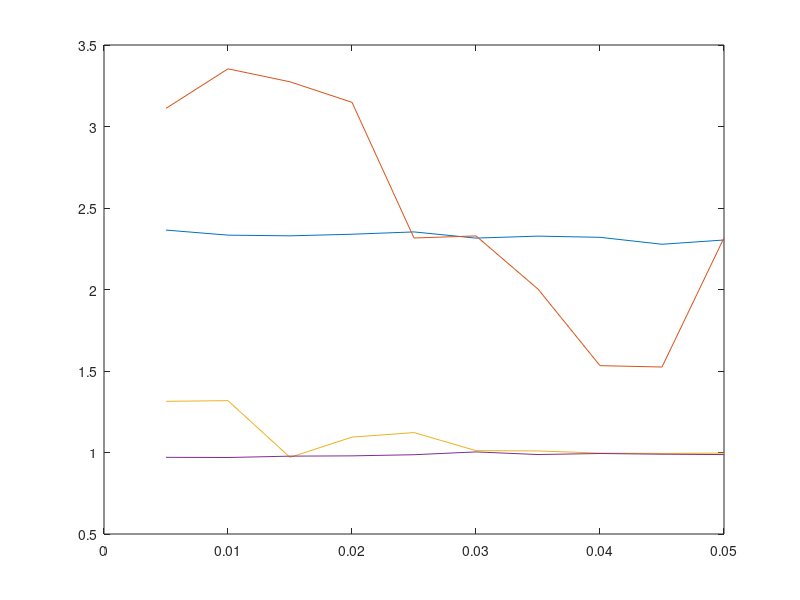

This figure's MATLAB source:
clear;
%d1:logmap rate=1/3
%d2:logmap rate=1/2
%d3: sova  rate=1/2
%d4: sova  rate=1/3

load('d01.mat');
d1=data;clear data;
load('d02.mat');
d2=data;clear data;
load('d03.mat');
d3=data;clear data;
load('d04.mat');
d4=data;clear data;

ber=0.005:0.005:0.05;
delay1=cat(1,d1.delay);
delay2=cat(1,d2.delay);
delay3=cat(1,d3.delay);
delay4=cat(1,d4.delay);

plot(ber,delay1);
hold on;
plot(ber,delay2);
hold on;
plot(ber,delay3);
hold on;
plot(ber,delay4);

%%%%%%%%%%%%%%%
niter=8;puncture=0;m=4;
 comp=niter*((4*(2+puncture)+50)*2^m-19);
 comp=niter*((4*(2+puncture)+9)*2^m+(75*m^2+35*m+5));